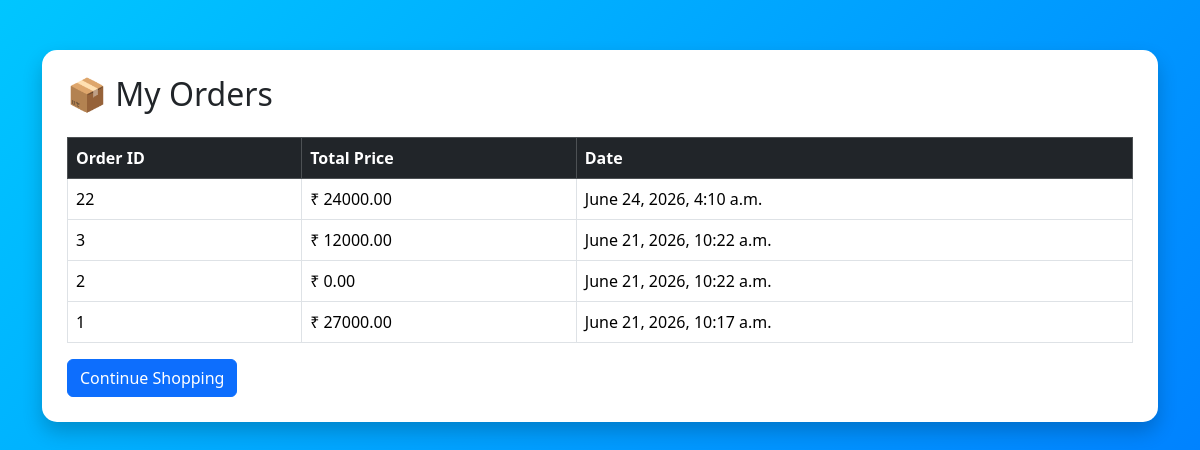
Screenshot of /orders/ (signed in) with the database file from the repository.
### store/models.py (models this page shows, shortened)
class Order(models.Model):
    STATUS_CHOICES = [
        ('Pending', 'Pending'),
        ('Confirmed', 'Confirmed'),
        ('Shipped', 'Shipped'),
        ('Delivered', 'Delivered'),
        ('Cancelled', 'Cancelled'),
    ]
    user = models.ForeignKey(User, on_delete=models.CASCADE)
    total_price = models.DecimalField(max_digits=10, decimal_places=2)
    created_at = models.DateTimeField(auto_now_add=True)
    status = models.CharField(
        max_length=20,
        choices=STATUS_CHOICES,
        default='Pending'
    )

### store/views.py (the view)
# urls.py: path('orders/', order_history, name='order_history'),
@login_required
def order_history(request):
    orders = Order.objects.filter(
        user=request.user
    ).order_by('-created_at')
    return render(
        request,
        'order_history.html',
        {'orders': orders}
    )

### store/templates/order_history.html (shortened to what this page needs)
<!DOCTYPE html>
<html>
<head>
    <link href="https://cdn.jsdelivr.net/npm/bootstrap@5.3.3/dist/css/bootstrap.min.css" rel="stylesheet">
</head>
<body>
<div class="container">
    <div class="card-box">
        <h2 class="mb-4">📦 My Orders</h2>
        <table class="table table-bordered">
            <thead class="table-dark">
                <tr>
                    <th>Order ID</th>
                    <th>Total Price</th>
                    <th>Date</th>
                </tr>
            </thead>
            <tbody>
                {% for order in orders %}
                <tr>
                    <td>{{ order.id }}</td>
                    <td>₹ {{ order.total_price }}</td>
                    <td>{{ order.created_at }}</td>
                </tr>
                {% empty %}
                <tr>
                    <td colspan="3" class="text-center">
                        No Orders Yet
                    </td>
                </tr>
                {% endfor %}
            </tbody>
        </table>
        <a href="{% url 'store:home' %}" class="btn btn-primary">
            Continue Shopping
        </a>
    </div>
</div>
</body>
</html>

### store/templates/order_history.html (style rules this page uses)
body { background: linear-gradient(135deg,#00c6ff,#0072ff); min-height:100vh; }
.card-box { margin-top:50px; background:white; padding:25px; border-radius:15px; box-shadow:0 10px 20px rgba(0,0,0,.2); }

### rows the page displays
Order: id "22", total_price "24000.00", created_at "June 24, 2026, 4:10 a.m."
Order: id "3", total_price "12000.00", created_at "June 21, 2026, 10:22 a.m."
Order: id "2", total_price "0.00", created_at "June 21, 2026, 10:22 a.m."
Order: id "1", total_price "27000.00", created_at "June 21, 2026, 10:17 a.m."
